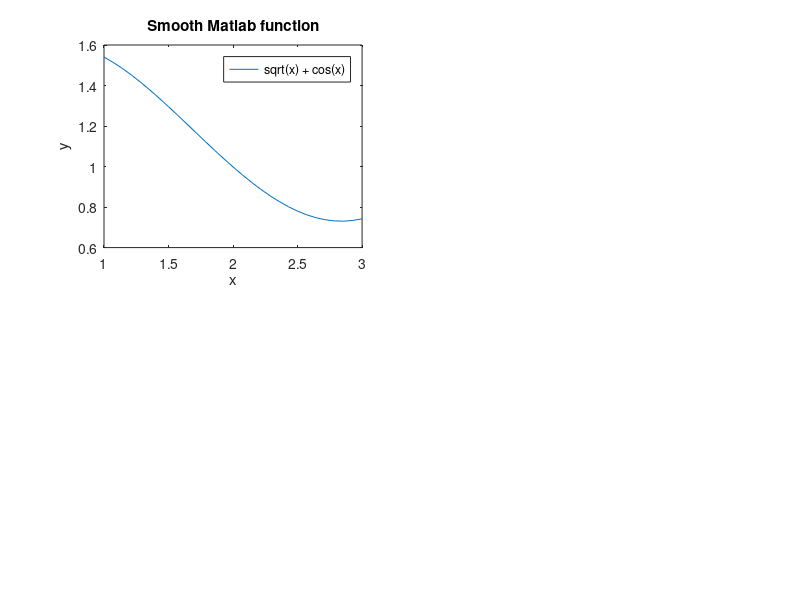

Write the MATLAB code that produced this figure. (Note: this script raises an error after producing the figure.)
f = @(x) sqrt(x) + cos(x);
fnsmooth = @(x) sqrt(x) + abs(cos(x));
nodes = 1000;
filename_max_err = 'E:\ChM\Lab2.1\Project1\Project1\max.csv';
filename_YofX_357 = 'E:\ChM\Lab2.1\Project1\Project1\y357.csv';
filename_linspace = 'E:\ChM\Lab2.1\Project1\Project1\linspace_out.csv';


dim = 3:50;
a = 1; b = 3;
figure;
subplot(2,2,1)
fplot (f,[a, b]);
legend({'sqrt(x) + cos(x)'},'Location','northeast')
title('Smooth Matlab function')
xlabel ('x')
ylabel ('y')

f_yofx = fopen(filename_YofX_357,'r'); 
f_lspc = fopen(filename_linspace, 'r');
f_merr = fopen(filename_max_err, 'r');
y357ofx = fscanf(f_yofx, '%f;', [nodes, 3]);
lspc = fscanf(f_lspc, '%f;',[1, nodes]);
m_err = fscanf(f_merr,'%f;', [1, 998]);
y3ofx = y357ofx(:,1);
y5ofx = y357ofx(:,2);
y7ofx = y357ofx(:,3);

subplot(2,2,2)
plot (linspace(a, b, nodes),f(linspace(a, b, nodes)),'b');
%fplot (f,[a, b]);
hold on
grid on
plot(lspc, y3ofx,'r');
plot(lspc, y5ofx,'k');
plot(lspc, y7ofx,'y');
plot(linspace(a,b,4),f(linspace(a,b,4)),"Marker","*","LineStyle","none");
plot(linspace(a,b,6),f(linspace(a,b,6)),"Marker","o","LineStyle","none");
plot(linspace(a,b,8),f(linspace(a,b,8)),"Marker","diamond","LineStyle","none");
legend({'f(x) = sqrt(x) + cos(x)','Polynom. Degree: 3','Polynom. Degree: 5', 'Polynom. Degree: 7','Nodes 4','Nodes 6','Nodes 8'},'Location','northeast')
title('Polynoms')
xlabel ('x')
ylabel ('P_{n}(x)')

subplot(2,2,3)
semilogy(dim,m_err)
legend({'f(x)- approx(x) (max)'},'Location','northwest')
title('Max err of num of nodes')
xlabel ('max err')
ylabel ('num of nodes')

subplot(2,2,4)
semilogy(lspc,abs(y3ofx-f(lspc')));
hold on
grid on
semilogy(lspc,abs(y5ofx-f(lspc')));
semilogy(lspc,abs(y7ofx-f(lspc')));
legend({'|P_3(x)-f(x)|','|P_5(x)-f(x)|','|P_7(x)-f(x)|'},'Location','northwest')
title('P(x)-f(x)')
xlabel ('x')
ylabel ('P_{n}')

% second part of work for non-smooth function
a = 1; b = 3;
figure;
subplot(2,2,1)
fplot (fnsmooth,[a, b]);
legend({'sqrt(x) + cos(x)'},'Location','northwest')
title('non-smooth Matlab function')
xlabel ('x')
ylabel ('y')

filename_max_err_nsmooth = 'E:\ChM\Lab2.1\Project1\Project1\nsmoothmax.csv';
filename_YofX_357_nsmooth = 'E:\ChM\Lab2.1\Project1\Project1\nsmoothy357.csv';
filename_linspace_nsmooth = 'E:\ChM\Lab2.1\Project1\Project1\nsmoothlinspace_out.csv';

f_yofx_nsmooth = fopen(filename_YofX_357_nsmooth,'r'); 
f_lspc_nsmooth = fopen(filename_linspace_nsmooth, 'r');
f_merr_nsmooth = fopen(filename_max_err_nsmooth, 'r');
y357ofx_nsmooth = fscanf(f_yofx_nsmooth, '%f;', [nodes, 3]);
lspc_nsmooth = fscanf(f_lspc_nsmooth, '%f;',[1, nodes]);
m_err_nsmooth = fscanf(f_merr_nsmooth,'%f;', [1, 48]);
y3ofx_nsmooth = y357ofx_nsmooth(:,1);
y5ofx_nsmooth = y357ofx_nsmooth(:,2);
y7ofx_nsmooth = y357ofx_nsmooth(:,3);

subplot(2,2,2)
plot (linspace(a, b, nodes),f(linspace(a, b, nodes)),'b');
hold on
grid on
plot(lspc_nsmooth, y3ofx_nsmooth);

plot(lspc_nsmooth, y5ofx_nsmooth);
plot(lspc_nsmooth, y7ofx_nsmooth);
plot(linspace(a,b,4),f(linspace(a,b,4)),"Marker","*","LineStyle","none");
plot(linspace(a,b,6),f(linspace(a,b,6)),"Marker","o","LineStyle","none");
plot(linspace(a,b,8),f(linspace(a,b,8)),"Marker","diamond","LineStyle","none");
legend({'fn(x) = sqrt(x) + |cos(x)|','Polynom. Degree: 3','Polynom. Degree: 5', 'Polynom. Degree: 7','Nodes 4','Nodes 6','Nodes 8'},'Location','northwest')
title('Polynoms')
xlabel ('x')
ylabel ('P_{n}(x)')

subplot(2,2,3)
semilogy(dim,m_err_nsmooth)
legend({'|f - max err|'},'Location','northwest')
title('Max err of num of nodes')
xlabel ('x')
ylabel ('y')
legend({'f(x)- approx(x) (max)'},'Location','northwest')
title('Max err of num of nodes')
xlabel ('max err')
ylabel ('num of nodes')

subplot(2,2,4)
semilogy(lspc_nsmooth,abs(y3ofx_nsmooth-f(lspc_nsmooth')));
hold on
grid on
semilogy(lspc_nsmooth,abs(y5ofx_nsmooth-f(lspc_nsmooth')));
semilogy(lspc_nsmooth,abs(y7ofx_nsmooth-f(lspc_nsmooth')));
legend({'|P_3(x)-f(x)|','|P_5(x)-f(x)|','|P_7(x)-f(x)|'},'Location','southeast')
title('P(x)-f(x)')
ylabel ('P_{n}(x)-nsmf(x)')
xlabel ('x')